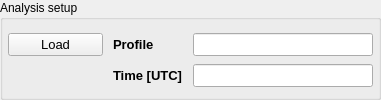
      <widget class="QGroupBox" name="groupBox_3">
       <property name="title">
        <string>Analysis setup</string>
       </property>
       <property name="large" stdset="0">
        <bool>true</bool>
       </property>
       <layout class="QGridLayout" name="gridLayout_4">
        <property name="leftMargin">
         <number>5</number>
        </property>
        <property name="topMargin">
         <number>10</number>
        </property>
        <property name="rightMargin">
         <number>5</number>
        </property>
        <property name="bottomMargin">
         <number>5</number>
        </property>
        <property name="horizontalSpacing">
         <number>10</number>
        </property>
        <property name="verticalSpacing">
         <number>5</number>
        </property>
        <item row="1" column="1">
         <widget class="QLabel" name="label_18">
          <property name="minimumSize">
           <size>
            <width>0</width>
            <height>21</height>
           </size>
          </property>
          <property name="font">
           <font>
            <family>Arial</family>
            <pointsize>10</pointsize>
            <bold>true</bold>
           </font>
          </property>
          <property name="text">
           <string>Profile</string>
          </property>
         </widget>
        </item>
        <item row="1" column="2">
         <widget class="QLineEdit" name="profile">
          <property name="enabled">
           <bool>true</bool>
          </property>
          <property name="minimumSize">
           <size>
            <width>0</width>
            <height>21</height>
           </size>
          </property>
          <property name="font">
           <font>
            <family>Arial</family>
            <pointsize>10</pointsize>
            <bold>false</bold>
           </font>
          </property>
          <property name="mouseTracking">
           <bool>false</bool>
          </property>
          <property name="acceptDrops">
           <bool>false</bool>
          </property>
          <property name="toolTip">
           <string>Name of Model Points file, where the data is stored. </string>
          </property>
          <property name="layoutDirection">
           <enum>Qt::LayoutDirection::RightToLeft</enum>
          </property>
          <property name="text">
           <string/>
          </property>
          <property name="readOnly">
           <bool>true</bool>
          </property>
         </widget>
        </item>
        <item row="2" column="1">
         <widget class="QLabel" name="label_4">
          <property name="minimumSize">
           <size>
            <width>0</width>
            <height>21</height>
           </size>
          </property>
          <property name="font">
           <font>
            <family>Arial</family>
            <pointsize>10</pointsize>
            <bold>true</bold>
           </font>
          </property>
          <property name="text">
           <string>Time [UTC]</string>
          </property>
         </widget>
        </item>
        <item row="2" column="2">
         <widget class="QLineEdit" name="time">
          <property name="enabled">
           <bool>true</bool>
          </property>
          <property name="minimumSize">
           <size>
            <width>180</width>
            <height>0</height>
           </size>
          </property>
          <property name="font">
           <font>
            <family>Arial</family>
            <pointsize>10</pointsize>
            <bold>false</bold>
           </font>
          </property>
          <property name="mouseTracking">
           <bool>false</bool>
          </property>
          <property name="acceptDrops">
           <bool>false</bool>
          </property>
          <property name="toolTip">
           <string>Name of Model Points file, where the data is stored. </string>
          </property>
          <property name="layoutDirection">
           <enum>Qt::LayoutDirection::RightToLeft</enum>
          </property>
          <property name="text">
           <string/>
          </property>
          <property name="readOnly">
           <bool>true</bool>
          </property>
         </widget>
        </item>
        <item row="1" column="0">
         <widget class="QPushButton" name="load">
          <property name="minimumSize">
           <size>
            <width>95</width>
            <height>21</height>
           </size>
          </property>
          <property name="font">
           <font>
            <family>Arial</family>
            <pointsize>10</pointsize>
           </font>
          </property>
          <property name="toolTip">
           <string>Loads the model points from file</string>
          </property>
          <property name="styleSheet">
           <string notr="true"/>
          </property>
          <property name="text">
           <string>Load</string>
          </property>
         </widget>
        </item>
       </layout>
      </widget>
